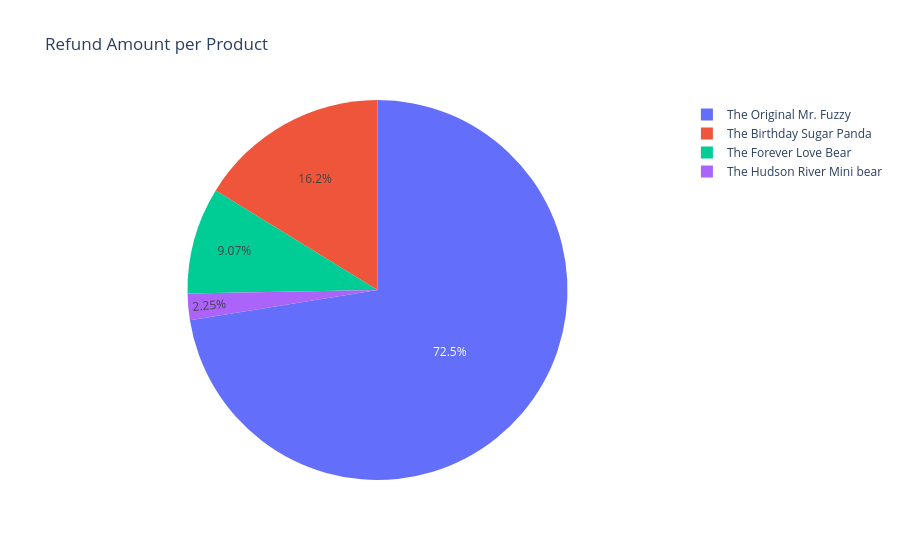

This figure's notebook cell:
### Code cell
refund_product = refunds.groupby('product_name')['refund_amount_usd'].sum().reset_index()

px.pie(refund_product,names='product_name',values='refund_amount_usd',title='Refund Amount per Product').show()

### Figure 1 — Plotly figure (JSON) as saved in the notebook; plotly's stock layout.template omitted (floating-point values rounded to 4 significant figures)
{"data": [{"domain": {"x": [0, 1], "y": [0, 1]}, "hovertemplate": "product_name=%{label}<br>refund_amount_usd=%{value}<extra></extra>", "labels": ["The Birthday Sugar Panda", "The Forever Love Bear", "The Hudson River Mini bear", "The Original Mr. Fuzzy"], "legendgroup": "", "name": "", "showlegend": true, "type": "pie", "values": [13840.0, 7739.0, 1919.0, 61840.0]}], "layout": {"legend": {"tracegroupgap": 0}, "title": {"text": "Refund Amount per Product"}}}
